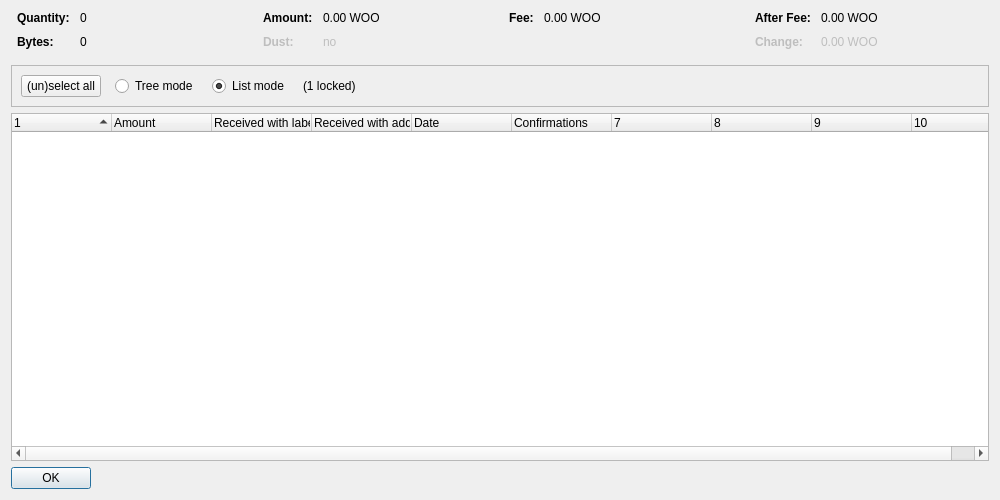
<?xml version="1.0" encoding="UTF-8"?>
<ui version="4.0">
 <class>CoinControlDialog</class>
 <widget class="QDialog" name="CoinControlDialog">
  <property name="geometry">
   <rect>
    <x>0</x>
    <y>0</y>
    <width>1000</width>
    <height>500</height>
   </rect>
  </property>
  <property name="windowTitle">
   <string>Coin Selection</string>
  </property>
  <layout class="QVBoxLayout" name="verticalLayout">
   <item>
    <layout class="QHBoxLayout" name="horizontalLayoutTop" stretch="0,0,0,0">
     <property name="topMargin">
      <number>0</number>
     </property>
     <property name="bottomMargin">
      <number>10</number>
     </property>
     <item>
      <layout class="QFormLayout" name="formLayoutCoinControl1">
       <property name="horizontalSpacing">
        <number>10</number>
       </property>
       <property name="verticalSpacing">
        <number>10</number>
       </property>
       <property name="leftMargin">
        <number>6</number>
       </property>
       <property name="rightMargin">
        <number>6</number>
       </property>
       <item row="0" column="0">
        <widget class="QLabel" name="labelCoinControlQuantityText">
         <property name="font">
          <font>
           <weight>75</weight>
           <bold>true</bold>
          </font>
         </property>
         <property name="text">
          <string>Quantity:</string>
         </property>
        </widget>
       </item>
       <item row="0" column="1">
        <widget class="QLabel" name="labelCoinControlQuantity">
         <property name="cursor">
          <cursorShape>IBeamCursor</cursorShape>
         </property>
         <property name="contextMenuPolicy">
          <enum>Qt::ActionsContextMenu</enum>
         </property>
         <property name="text">
          <string notr="true">0</string>
         </property>
         <property name="textInteractionFlags">
          <set>Qt::LinksAccessibleByMouse|Qt::TextSelectableByKeyboard|Qt::TextSelectableByMouse</set>
         </property>
        </widget>
       </item>
       <item row="1" column="0">
        <widget class="QLabel" name="labelCoinControlBytesText">
         <property name="font">
          <font>
           <weight>75</weight>
           <bold>true</bold>
          </font>
         </property>
         <property name="text">
          <string>Bytes:</string>
         </property>
        </widget>
       </item>
       <item row="1" column="1">
        <widget class="QLabel" name="labelCoinControlBytes">
         <property name="cursor">
          <cursorShape>IBeamCursor</cursorShape>
         </property>
         <property name="contextMenuPolicy">
          <enum>Qt::ActionsContextMenu</enum>
         </property>
         <property name="text">
          <string notr="true">0</string>
         </property>
         <property name="textInteractionFlags">
          <set>Qt::LinksAccessibleByMouse|Qt::TextSelectableByKeyboard|Qt::TextSelectableByMouse</set>
         </property>
        </widget>
       </item>
      </layout>
     </item>
     <item>
      <layout class="QFormLayout" name="formLayoutCoinControl2">
       <property name="horizontalSpacing">
        <number>10</number>
       </property>
       <property name="verticalSpacing">
        <number>10</number>
       </property>
       <property name="leftMargin">
        <number>6</number>
       </property>
       <property name="rightMargin">
        <number>6</number>
       </property>
       <item row="0" column="0">
        <widget class="QLabel" name="labelCoinControlAmountText">
         <property name="font">
          <font>
           <weight>75</weight>
           <bold>true</bold>
          </font>
         </property>
         <property name="text">
          <string>Amount:</string>
         </property>
        </widget>
       </item>
       <item row="0" column="1">
        <widget class="QLabel" name="labelCoinControlAmount">
         <property name="cursor">
          <cursorShape>IBeamCursor</cursorShape>
         </property>
         <property name="contextMenuPolicy">
          <enum>Qt::ActionsContextMenu</enum>
         </property>
         <property name="text">
          <string notr="true">0.00 WOO</string>
         </property>
         <property name="textInteractionFlags">
          <set>Qt::LinksAccessibleByMouse|Qt::TextSelectableByKeyboard|Qt::TextSelectableByMouse</set>
         </property>
        </widget>
       </item>
       <item row="1" column="0">
        <widget class="QLabel" name="labelCoinControlLowOutputText">
         <property name="enabled">
          <bool>false</bool>
         </property>
         <property name="font">
          <font>
           <weight>75</weight>
           <bold>true</bold>
          </font>
         </property>
         <property name="text">
          <string>Dust:</string>
         </property>
        </widget>
       </item>
       <item row="1" column="1">
        <widget class="QLabel" name="labelCoinControlLowOutput">
         <property name="enabled">
          <bool>false</bool>
         </property>
         <property name="cursor">
          <cursorShape>IBeamCursor</cursorShape>
         </property>
         <property name="contextMenuPolicy">
          <enum>Qt::ActionsContextMenu</enum>
         </property>
         <property name="text">
          <string notr="true">no</string>
         </property>
         <property name="textInteractionFlags">
          <set>Qt::LinksAccessibleByMouse|Qt::TextSelectableByKeyboard|Qt::TextSelectableByMouse</set>
         </property>
        </widget>
       </item>
      </layout>
     </item>
     <item>
      <layout class="QFormLayout" name="formLayoutCoinControl3">
       <property name="horizontalSpacing">
        <number>10</number>
       </property>
       <property name="verticalSpacing">
        <number>10</number>
       </property>
       <property name="leftMargin">
        <number>6</number>
       </property>
       <property name="rightMargin">
        <number>6</number>
       </property>
       <item row="0" column="0">
        <widget class="QLabel" name="labelCoinControlFeeText">
         <property name="font">
          <font>
           <weight>75</weight>
           <bold>true</bold>
          </font>
         </property>
         <property name="text">
          <string>Fee:</string>
         </property>
        </widget>
       </item>
       <item row="0" column="1">
        <widget class="QLabel" name="labelCoinControlFee">
         <property name="cursor">
          <cursorShape>IBeamCursor</cursorShape>
         </property>
         <property name="contextMenuPolicy">
          <enum>Qt::ActionsContextMenu</enum>
         </property>
         <property name="text">
          <string notr="true">0.00 WOO</string>
         </property>
         <property name="textInteractionFlags">
          <set>Qt::LinksAccessibleByMouse|Qt::TextSelectableByKeyboard|Qt::TextSelectableByMouse</set>
         </property>
        </widget>
       </item>
      </layout>
     </item>
     <item>
      <layout class="QFormLayout" name="formLayoutCoinControl4">
       <property name="horizontalSpacing">
        <number>10</number>
       </property>
       <property name="verticalSpacing">
        <number>10</number>
       </property>
       <property name="leftMargin">
        <number>6</number>
       </property>
       <property name="rightMargin">
        <number>6</number>
       </property>
       <item row="0" column="0">
        <widget class="QLabel" name="labelCoinControlAfterFeeText">
         <property name="font">
          <font>
           <weight>75</weight>
           <bold>true</bold>
          </font>
         </property>
         <property name="text">
          <string>After Fee:</string>
         </property>
        </widget>
       </item>
       <item row="0" column="1">
        <widget class="QLabel" name="labelCoinControlAfterFee">
         <property name="cursor">
          <cursorShape>IBeamCursor</cursorShape>
         </property>
         <property name="contextMenuPolicy">
          <enum>Qt::ActionsContextMenu</enum>
         </property>
         <property name="text">
          <string notr="true">0.00 WOO</string>
         </property>
         <property name="textInteractionFlags">
          <set>Qt::LinksAccessibleByMouse|Qt::TextSelectableByKeyboard|Qt::TextSelectableByMouse</set>
         </property>
        </widget>
       </item>
       <item row="1" column="0">
        <widget class="QLabel" name="labelCoinControlChangeText">
         <property name="enabled">
          <bool>false</bool>
         </property>
         <property name="font">
          <font>
           <weight>75</weight>
           <bold>true</bold>
          </font>
         </property>
         <property name="text">
          <string>Change:</string>
         </property>
        </widget>
       </item>
       <item row="1" column="1">
        <widget class="QLabel" name="labelCoinControlChange">
         <property name="enabled">
          <bool>false</bool>
         </property>
         <property name="cursor">
          <cursorShape>IBeamCursor</cursorShape>
         </property>
         <property name="contextMenuPolicy">
          <enum>Qt::ActionsContextMenu</enum>
         </property>
         <property name="text">
          <string notr="true">0.00 WOO</string>
         </property>
         <property name="textInteractionFlags">
          <set>Qt::LinksAccessibleByMouse|Qt::TextSelectableByKeyboard|Qt::TextSelectableByMouse</set>
         </property>
        </widget>
       </item>
      </layout>
     </item>
    </layout>
   </item>
   <item>
    <widget class="QFrame" name="frame">
     <property name="minimumSize">
      <size>
       <width>0</width>
       <height>40</height>
      </size>
     </property>
     <property name="frameShape">
      <enum>QFrame::StyledPanel</enum>
     </property>
     <property name="frameShadow">
      <enum>QFrame::Sunken</enum>
     </property>
     <layout class="QHBoxLayout" name="horizontalLayout">
      <item>
       <layout class="QHBoxLayout" name="horizontalLayoutPanel" stretch="0,0,0,0,0">
        <property name="spacing">
         <number>14</number>
        </property>
        <item>
         <widget class="QPushButton" name="pushButtonSelectAll">
          <property name="sizePolicy">
           <sizepolicy hsizetype="Maximum" vsizetype="Fixed">
            <horstretch>0</horstretch>
            <verstretch>0</verstretch>
           </sizepolicy>
          </property>
          <property name="text">
           <string>(un)select all</string>
          </property>
          <property name="autoDefault">
           <bool>false</bool>
          </property>
         </widget>
        </item>
        <item>
         <widget class="QRadioButton" name="radioTreeMode">
          <property name="sizePolicy">
           <sizepolicy hsizetype="Maximum" vsizetype="Fixed">
            <horstretch>0</horstretch>
            <verstretch>0</verstretch>
           </sizepolicy>
          </property>
          <property name="text">
           <string>Tree mode</string>
          </property>
         </widget>
        </item>
        <item>
         <widget class="QRadioButton" name="radioListMode">
          <property name="sizePolicy">
           <sizepolicy hsizetype="Maximum" vsizetype="Fixed">
            <horstretch>0</horstretch>
            <verstretch>0</verstretch>
           </sizepolicy>
          </property>
          <property name="text">
           <string>List mode</string>
          </property>
          <property name="checked">
           <bool>true</bool>
          </property>
         </widget>
        </item>
        <item>
         <widget class="QLabel" name="labelLocked">
          <property name="text">
           <string notr="true">(1 locked)</string>
          </property>
         </widget>
        </item>
        <item>
         <spacer name="horizontalSpacer">
          <property name="orientation">
           <enum>Qt::Horizontal</enum>
          </property>
          <property name="sizeHint" stdset="0">
           <size>
            <width>40</width>
            <height>20</height>
           </size>
          </property>
         </spacer>
        </item>
       </layout>
      </item>
     </layout>
    </widget>
   </item>
   <item>
    <widget class="CoinControlTreeWidget" name="treeWidget">
     <property name="contextMenuPolicy">
      <enum>Qt::CustomContextMenu</enum>
     </property>
     <property name="sortingEnabled">
      <bool>false</bool>
     </property>
     <property name="columnCount">
      <number>10</number>
     </property>
     <attribute name="headerShowSortIndicator" stdset="0">
      <bool>true</bool>
     </attribute>
     <attribute name="headerStretchLastSection">
      <bool>false</bool>
     </attribute>
     <column>
      <property name="text">
       <string/>
      </property>
     </column>
     <column>
      <property name="text">
       <string>Amount</string>
      </property>
     </column>
     <column>
      <property name="text">
       <string>Received with label</string>
      </property>
     </column>
     <column>
      <property name="text">
       <string>Received with address</string>
      </property>
     </column>
     <column>
      <property name="text">
       <string>Date</string>
      </property>
     </column>
     <column>
      <property name="text">
       <string>Confirmations</string>
      </property>
      <property name="toolTip">
       <string>Confirmed</string>
      </property>
     </column>
     <column>
      <property name="text">
       <string/>
      </property>
     </column>
     <column>
      <property name="text">
       <string/>
      </property>
     </column>
     <column>
      <property name="text">
       <string/>
      </property>
     </column>
     <column>
      <property name="text">
       <string/>
      </property>
     </column>
    </widget>
   </item>
   <item>
    <widget class="QDialogButtonBox" name="buttonBox">
     <property name="sizePolicy">
      <sizepolicy hsizetype="Maximum" vsizetype="Fixed">
       <horstretch>0</horstretch>
       <verstretch>0</verstretch>
      </sizepolicy>
     </property>
     <property name="orientation">
      <enum>Qt::Horizontal</enum>
     </property>
     <property name="standardButtons">
      <set>QDialogButtonBox::Ok</set>
     </property>
    </widget>
   </item>
  </layout>
 </widget>
 <customwidgets>
  <customwidget>
   <class>CoinControlTreeWidget</class>
   <extends>QTreeWidget</extends>
   <header>qt/coincontroltreewidget.h</header>
  </customwidget>
 </customwidgets>
 <resources/>
 <connections/>
</ui>
